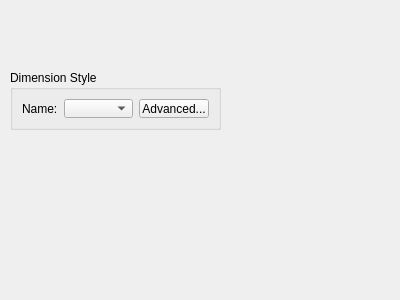
<?xml version="1.0" encoding="UTF-8"?>
<ui version="4.0">
 <class>LC_DimStyleEdit</class>
 <widget class="QWidget" name="LC_DimStyleEdit">
  <property name="geometry">
   <rect>
    <x>0</x>
    <y>0</y>
    <width>400</width>
    <height>300</height>
   </rect>
  </property>
  <property name="windowTitle">
   <string>Form</string>
  </property>
  <widget class="QGroupBox" name="groupBox">
   <property name="geometry">
    <rect>
     <x>10</x>
     <y>70</y>
     <width>211</width>
     <height>60</height>
    </rect>
   </property>
   <property name="title">
    <string>Dimension Style</string>
   </property>
   <layout class="QGridLayout" name="gridLayout">
    <item row="0" column="0">
     <widget class="QLabel" name="lblName">
      <property name="text">
       <string>Name:</string>
      </property>
     </widget>
    </item>
    <item row="0" column="1">
     <widget class="QComboBox" name="cbStyle"/>
    </item>
    <item row="0" column="2">
     <widget class="QPushButton" name="pushButton">
      <property name="text">
       <string>Advanced...</string>
      </property>
     </widget>
    </item>
   </layout>
  </widget>
 </widget>
 <resources/>
 <connections/>
</ui>
